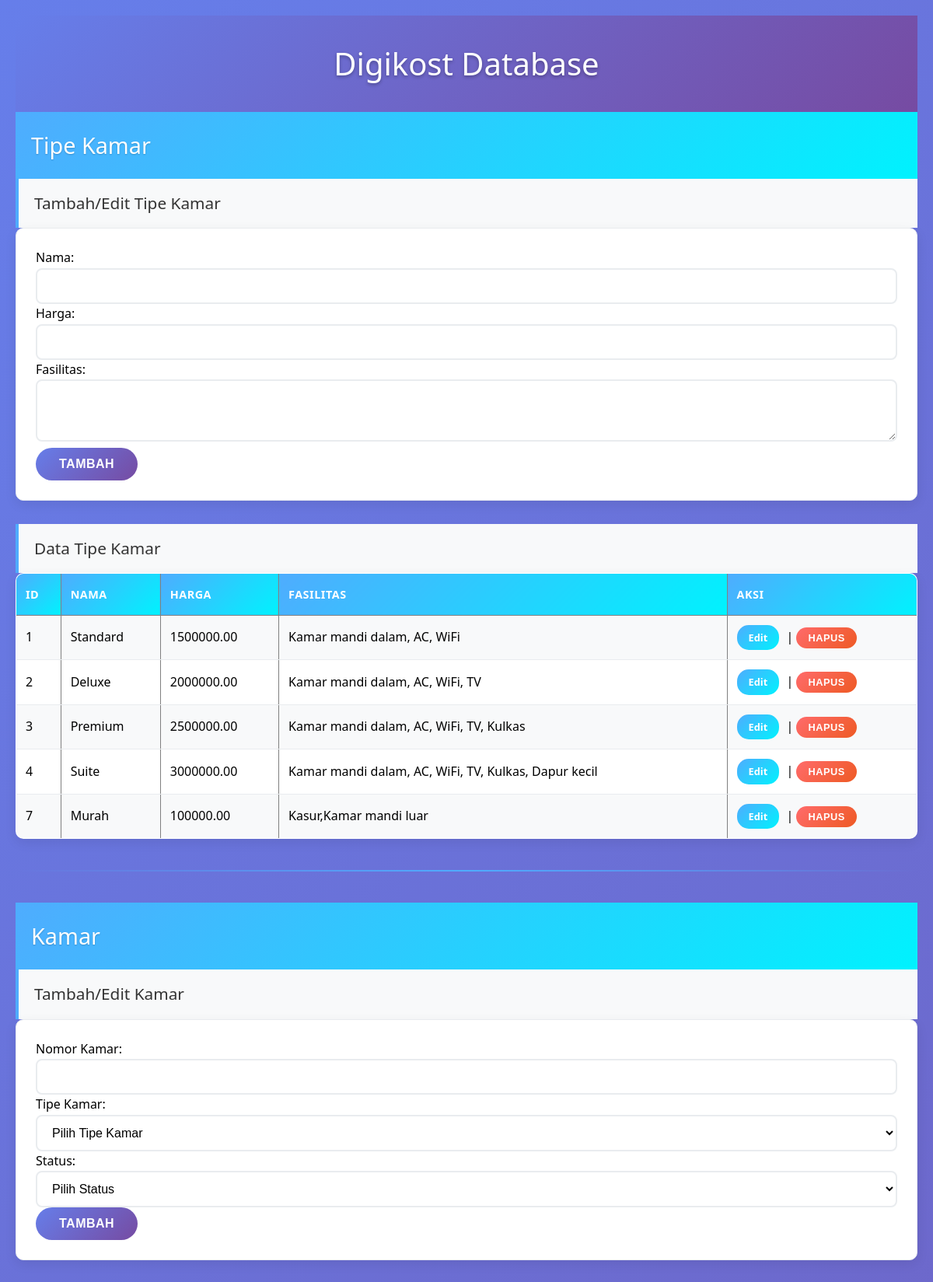
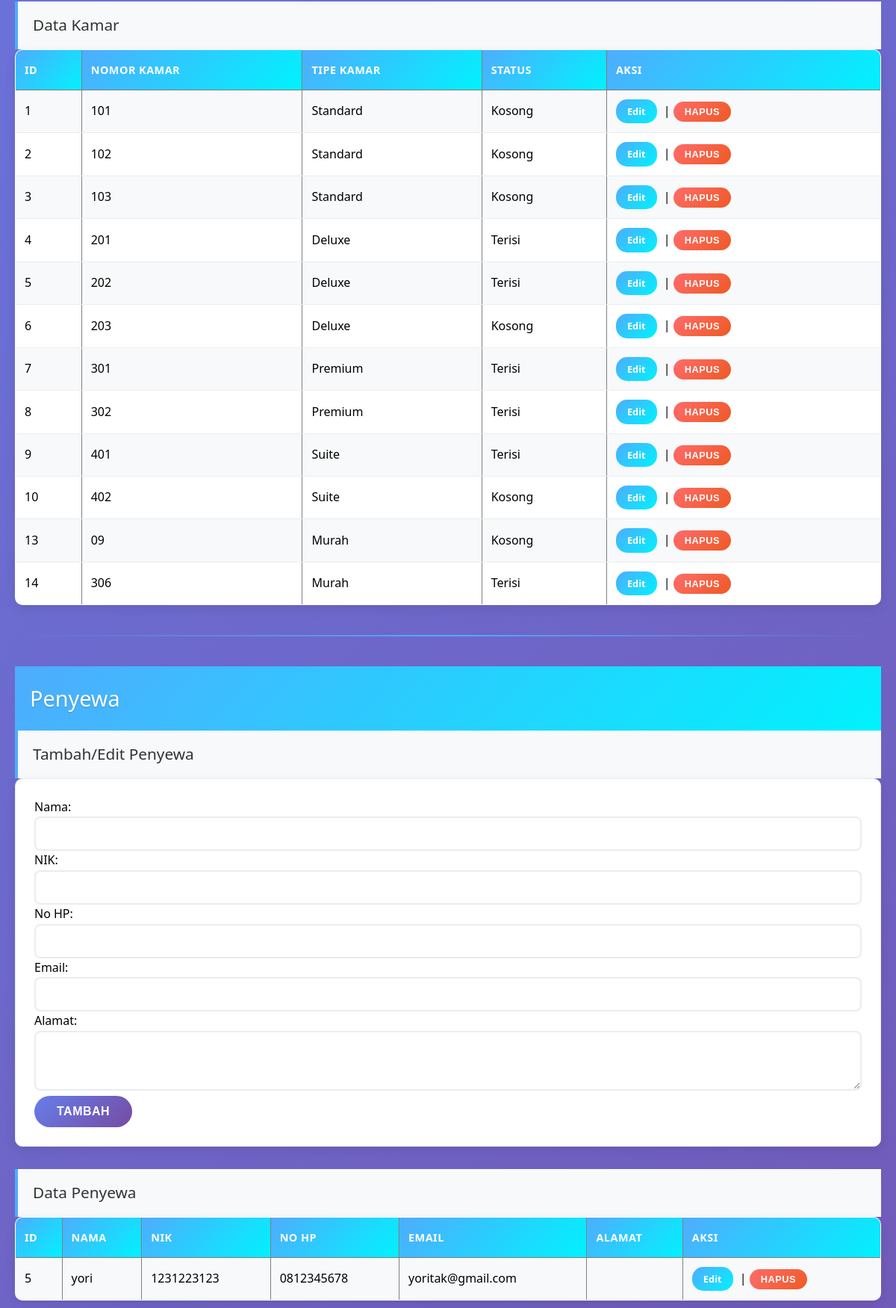
The page / (upper part) on the database its author committed (2 pictures, top to bottom).
### tables this page shows
CREATE TABLE `tipe_kamar` (
  `id` int(11) NOT NULL,
  `nama` varchar(50) NOT NULL,
  `harga` decimal(12,2) NOT NULL,
  `fasilitas` text DEFAULT NULL,
  `created_at` timestamp NOT NULL DEFAULT current_timestamp(),
  `updated_at` timestamp NOT NULL DEFAULT current_timestamp() ON UPDATE current_timestamp()
);

CREATE TABLE `kamar` (
  `id` int(11) NOT NULL,
  `nomor_kamar` varchar(10) NOT NULL,
  `tipe_kamar_id` int(11) NOT NULL,
  `status` enum('Kosong','Terisi') DEFAULT 'Kosong',
  `created_at` timestamp NOT NULL DEFAULT current_timestamp(),
  `updated_at` timestamp NOT NULL DEFAULT current_timestamp() ON UPDATE current_timestamp()
);

CREATE TABLE `penyewa` (
  `id` int(11) NOT NULL,
  `nama` varchar(100) NOT NULL,
  `nik` varchar(16) DEFAULT NULL,
  `no_hp` varchar(15) DEFAULT NULL,
  `email` varchar(100) DEFAULT NULL,
  `alamat` text DEFAULT NULL,
  `created_at` timestamp NOT NULL DEFAULT current_timestamp(),
  `updated_at` timestamp NOT NULL DEFAULT current_timestamp() ON UPDATE current_timestamp()
);

### index.php (the view, shortened to what this page needs)
<?php
$con = mysqli_connect("localhost", "root", "", "digikos");
$edit_data = null;
?>
<!DOCTYPE html>
<html>
<head>
    <link rel="stylesheet" href="style.css">
</head>
<body>
    <h1>Digikost Database</h1>
    <h2>Tipe Kamar</h2>
    <h3>Tambah/Edit Tipe Kamar</h3>
    <form method="POST">
        Nama: <input type="text" name="nama" value="<?= ($edit_data && $_GET['table'] == 'tipe_kamar') ? $edit_data['nama'] : '' ?>" required><br>
        Harga: <input type="number" name="harga" value="<?= ($edit_data && $_GET['table'] == 'tipe_kamar') ? $edit_data['harga'] : '' ?>" required><br>
        Fasilitas: <textarea name="fasilitas"><?= ($edit_data && $_GET['table'] == 'tipe_kamar') ? $edit_data['fasilitas'] : '' ?></textarea><br>
        <input type="submit" value="<?= ($edit_data && $_GET['table'] == 'tipe_kamar') ? 'Update' : 'Tambah' ?>">
    </form>
    <h3>Data Tipe Kamar</h3>
    <table border="1">
        <tr>
            <th>ID</th>
            <th>Nama</th>
            <th>Harga</th>
            <th>Fasilitas</th>
            <th>Aksi</th>
        </tr>
        <?php
        $result = mysqli_query($con, "SELECT * FROM tipe_kamar");
        while($row = mysqli_fetch_assoc($result)) {
            echo "<tr>";
            echo "<td>" . $row['id'] . "</td>";
            echo "<td>" . $row['nama'] . "</td>";
            echo "<td>" . $row['harga'] . "</td>";
            echo "<td>" . $row['fasilitas'] . "</td>";
            echo "<td>
                <a href='?edit=1&table=tipe_kamar&id=" . $row['id'] . "'>Edit</a> |
                <form method='POST' style='display:inline'>
                    <input type='hidden' name='action' value='delete'>
                    <input type='hidden' name='table' value='tipe_kamar'>
                    <input type='hidden' name='id' value='" . $row['id'] . "'>
                    <input type='submit' value='Hapus' onclick='return confirm(\"Yakin hapus?\")'>
                </form>
            </td>";
            echo "</tr>";
        }
        ?>
    </table>
    <hr>
    <h2>Kamar</h2>
    <h3>Tambah/Edit Kamar</h3>
    <form method="POST">
        Nomor Kamar: <input type="text" name="nomor_kamar" value="<?= ($edit_data && $_GET['table'] == 'kamar') ? $edit_data['nomor_kamar'] : '' ?>" required><br>
        Tipe Kamar:
        <select name="tipe_kamar_id" required>
            <option value="">Pilih Tipe Kamar</option>
        </select><br>
        Status:
        <select name="status" required>
            <option value="">Pilih Status</option>
        </select><br>
        <input type="submit" value="<?= ($edit_data && $_GET['table'] == 'kamar') ? 'Update' : 'Tambah' ?>">
    </form>
    <h3>Data Kamar</h3>
    <table border="1">
        <tr>
            <th>ID</th>
            <th>Nomor Kamar</th>
            <th>Tipe Kamar</th>
            <th>Status</th>
            <th>Aksi</th>
        </tr>
        <?php
        $result = mysqli_query($con, "SELECT k.*, tk.nama as tipe_nama FROM kamar k LEFT JOIN tipe_kamar tk ON k.tipe_kamar_id = tk.id");
        while($row = mysqli_fetch_assoc($result)) {
            echo "<tr>";
            echo "<td>" . $row['id'] . "</td>";
            echo "<td>" . $row['nomor_kamar'] . "</td>";
            echo "<td>" . $row['tipe_nama'] . "</td>";
            echo "<td>" . $row['status'] . "</td>";
            echo "<td>
                <a href='?edit=1&table=kamar&id=" . $row['id'] . "'>Edit</a> |
                <form method='POST' style='display:inline'>
                    <input type='hidden' name='action' value='delete'>
                    <input type='hidden' name='table' value='kamar'>
                    <input type='hidden' name='id' value='" . $row['id'] . "'>
                    <input type='submit' value='Hapus' onclick='return confirm(\"Yakin hapus?\")'>
                </form>
            </td>";
            echo "</tr>";
        }
        ?>
    </table>
    <hr>
    <h2>Penyewa</h2>
    <h3>Tambah/Edit Penyewa</h3>
    <form method="POST">
        Nama: <input type="text" name="nama" value="<?= ($edit_data && $_GET['table'] == 'penyewa') ? $edit_data['nama'] : '' ?>" required><br>
        NIK: <input type="text" name="nik" value="<?= ($edit_data && $_GET['table'] == 'penyewa') ? $edit_data['nik'] : '' ?>" required><br>
        No HP: <input type="text" name="no_hp" value="<?= ($edit_data && $_GET['table'] == 'penyewa') ? $edit_data['no_hp'] : '' ?>" required><br>
        Email: <input type="email" name="email" value="<?= ($edit_data && $_GET['table'] == 'penyewa') ? $edit_data['email'] : '' ?>" required><br>
        Alamat: <textarea name="alamat"><?= ($edit_data && $_GET['table'] == 'penyewa') ? $edit_data['alamat'] : '' ?></textarea><br>
        <input type="submit" value="<?= ($edit_data && $_GET['table'] == 'penyewa') ? 'Update' : 'Tambah' ?>">
    </form>
    <h3>Data Penyewa</h3>
    <table border="1">
        <tr>
            <th>ID</th>
            <th>Nama</th>
            <th>NIK</th>
            <th>No HP</th>
            <th>Email</th>
            <th>Alamat</th>
            <th>Aksi</th>
        </tr>
        <?php
        $result = mysqli_query($con, "SELECT * FROM penyewa");
        while($row = mysqli_fetch_assoc($result)) {
            echo "<tr>";
            echo "<td>" . $row['id'] . "</td>";
            echo "<td>" . $row['nama'] . "</td>";
            echo "<td>" . $row['nik'] . "</td>";
            echo "<td>" . $row['no_hp'] . "</td>";
            echo "<td>" . $row['email'] . "</td>";
            echo "<td>" . $row['alamat'] . "</td>";
            echo "<td>
                <a href='?edit=1&table=penyewa&id=" . $row['id'] . "'>Edit</a> |
                <form method='POST' style='display:inline'>
                    <input type='hidden' name='action' value='delete'>
                    <input type='hidden' name='table' value='penyewa'>
                    <input type='hidden' name='id' value='" . $row['id'] . "'>
                    <input type='submit' value='Hapus' onclick='return confirm(\"Yakin hapus?\")'>
                </form>
            </td>";
            echo "</tr>";
        }
        ?>
    </table>
</body>
</html>

### style.css (style rules this page uses)
* { margin: 0; padding: 0; box-sizing: border-box; }
body { font-family: 'Segoe UI', Tahoma, Geneva, Verdana, sans-serif; background: linear-gradient(135deg, #667eea 0%, #764ba2 100%); min-height: 100vh; padding: 20px; line-height: 1.6; }
h1 { background: linear-gradient(135deg, #667eea 0%, #764ba2 100%); color: white; text-align: center; padding: 30px; margin: 0; font-size: 2.5rem; font-weight: 300; text-shadow: 0 2px 4px rgba(0, 0, 0, 0.3); }
h2 { background: linear-gradient(135deg, #4facfe 0%, #00f2fe 100%); color: white; padding: 20px; margin: 30px 0 0 0; font-size: 1.8rem; font-weight: 400; text-shadow: 0 1px 2px rgba(0, 0, 0, 0.2); }
h2:first-of-type { margin-top: 0; }
h3 { color: #333; padding: 15px 20px; margin: 0; font-size: 1.3rem; font-weight: 500; background: #f8f9fa; border-left: 4px solid #4facfe; }
form { background: white; padding: 25px; margin-bottom: 30px; border-radius: 10px; box-shadow: 0 5px 15px rgba(0, 0, 0, 0.08); border: 1px solid #e9ecef; }
input[type="text"], input[type="email"], input[type="number"], input[type="date"], select, textarea { width: 100%; padding: 12px 15px; border: 2px solid #e9ecef; border-radius: 8px; font-size: 1rem; transition: all 0.3s ease; background: #fff; }
textarea { resize: vertical; min-height: 80px; }
input[type="submit"] { background: linear-gradient(135deg, #667eea 0%, #764ba2 100%); color: white; padding: 12px 30px; border: none; border-radius: 25px; cursor: pointer; font-size: 1rem; font-weight: 600; transition: all 0.3s ease; text-transform: uppercase; letter-spacing: 0.5px; margin-right: 10px; }
a { color: #4facfe; text-decoration: none; font-weight: 600; transition: all 0.3s ease; }
table { width: 100%; border-collapse: collapse; background: white; border-radius: 10px; overflow: hidden; box-shadow: 0 5px 15px rgba(0, 0, 0, 0.08); margin-bottom: 30px; }
th { background: linear-gradient(135deg, #4facfe 0%, #00f2fe 100%); color: white; padding: 15px 12px; text-align: left; font-weight: 600; font-size: 0.9rem; text-transform: uppercase; letter-spacing: 0.5px; }
td { padding: 12px; border-bottom: 1px solid #e9ecef; vertical-align: middle; }
tr:nth-child(even) { background: #f8f9fa; }
td form { display: inline-block; margin: 0; padding: 0; background: none; box-shadow: none; border: none; }
td input[type="submit"] { background: linear-gradient(135deg, #ff6b6b, #ee5a24); padding: 6px 15px; font-size: 0.8rem; margin: 0; border-radius: 15px; }
td a { background: linear-gradient(135deg, #4facfe 0%, #00f2fe 100%); color: white; padding: 6px 15px; border-radius: 15px; text-decoration: none; font-size: 0.8rem; font-weight: 600; display: inline-block; margin-right: 5px; transition: all 0.3s ease; }
hr { border: none; height: 2px; background: linear-gradient(90deg, transparent, #4facfe, transparent); margin: 40px 0; }
form { animation: fadeIn 0.4s ease-out; }
table { animation: fadeIn 0.5s ease-out; }

### rows shown on the page
tipe_kamar: id "1", nama "Standard", harga "1500000.00", fasilitas "Kamar mandi dalam, AC, WiFi"
tipe_kamar: id "2", nama "Deluxe", harga "2000000.00", fasilitas "Kamar mandi dalam, AC, WiFi, TV"
tipe_kamar: id "3", nama "Premium", harga "2500000.00", fasilitas "Kamar mandi dalam, AC, WiFi, TV, Kulkas"
tipe_kamar: id "4", nama "Suite", harga "3000000.00", fasilitas "Kamar mandi dalam, AC, WiFi, TV, Kulkas, Dapur kecil"
tipe_kamar: id "7", nama "Murah", harga "100000.00", fasilitas "Kasur,Kamar mandi luar"
kamar: id "1", nomor_kamar "101", tipe_kamar.nama "Standard", status "Kosong"
kamar: id "2", nomor_kamar "102", tipe_kamar.nama "Standard", status "Kosong"
kamar: id "3", nomor_kamar "103", tipe_kamar.nama "Standard", status "Kosong"
kamar: id "4", nomor_kamar "201", tipe_kamar.nama "Deluxe", status "Terisi"
kamar: id "5", nomor_kamar "202", tipe_kamar.nama "Deluxe", status "Terisi"
kamar: id "6", nomor_kamar "203", tipe_kamar.nama "Deluxe", status "Kosong"
kamar: id "7", nomor_kamar "301", tipe_kamar.nama "Premium", status "Terisi"
kamar: id "8", nomor_kamar "302", tipe_kamar.nama "Premium", status "Terisi"
kamar: id "9", nomor_kamar "401", tipe_kamar.nama "Suite", status "Terisi"
kamar: id "10", nomor_kamar "402", tipe_kamar.nama "Suite", status "Kosong"
kamar: id "13", nomor_kamar "09", tipe_kamar.nama "Murah", status "Kosong"
kamar: id "14", nomor_kamar "306", tipe_kamar.nama "Murah", status "Terisi"
penyewa: id "5", nama "yori", nik "1231223123", no_hp "0812345678", email "yoritak@gmail.com"
